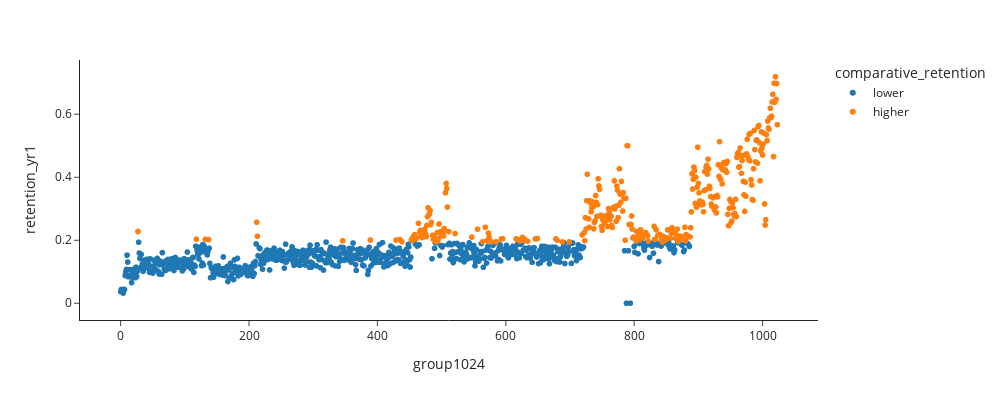

Write notebook code for a chart like this one.
### Code cell
fig = px.scatter(df, x="group1024", y="retention_yr1", color="comparative_retention", width=1000, height=400, template='simple_white',
                # size='petal_length', 
             hover_data=['group_range']
                )
fig.show()

### Figure 1 — Plotly figure (JSON) as saved in the notebook; plotly's stock layout.template omitted (floating-point values rounded to 4 significant figures; data arrays with more than 128 entries replaced by an {"elided": "..."} marker saying what was removed)
{"data": [{"customdata": {"elided": "686x1 str values"}, "hovertemplate": "comparative_retention=lower<br>group1024=%{x}<br>retention_yr1=%{y}<br>group_range=%{customdata[0]}<extra></extra>", "legendgroup": "lower", "marker": {"color": "#1F77B4", "symbol": "circle"}, "mode": "markers", "name": "lower", "showlegend": true, "type": "scattergl", "x": {"elided": "686 int values"}, "xaxis": "x", "y": {"elided": "686 float values"}, "yaxis": "y"}, {"customdata": {"elided": "338x1 str values"}, "hovertemplate": "comparative_retention=higher<br>group1024=%{x}<br>retention_yr1=%{y}<br>group_range=%{customdata[0]}<extra></extra>", "legendgroup": "higher", "marker": {"color": "#FF7F0E", "symbol": "circle"}, "mode": "markers", "name": "higher", "showlegend": true, "type": "scattergl", "x": {"elided": "338 int values"}, "xaxis": "x", "y": {"elided": "338 float values"}, "yaxis": "y"}], "layout": {"height": 400, "legend": {"title": {"text": "comparative_retention"}, "tracegroupgap": 0}, "margin": {"t": 60}, "width": 1000, "xaxis": {"anchor": "y", "domain": [0, 1], "title": {"text": "group1024"}}, "yaxis": {"anchor": "x", "domain": [0, 1], "title": {"text": "retention_yr1"}}}}
